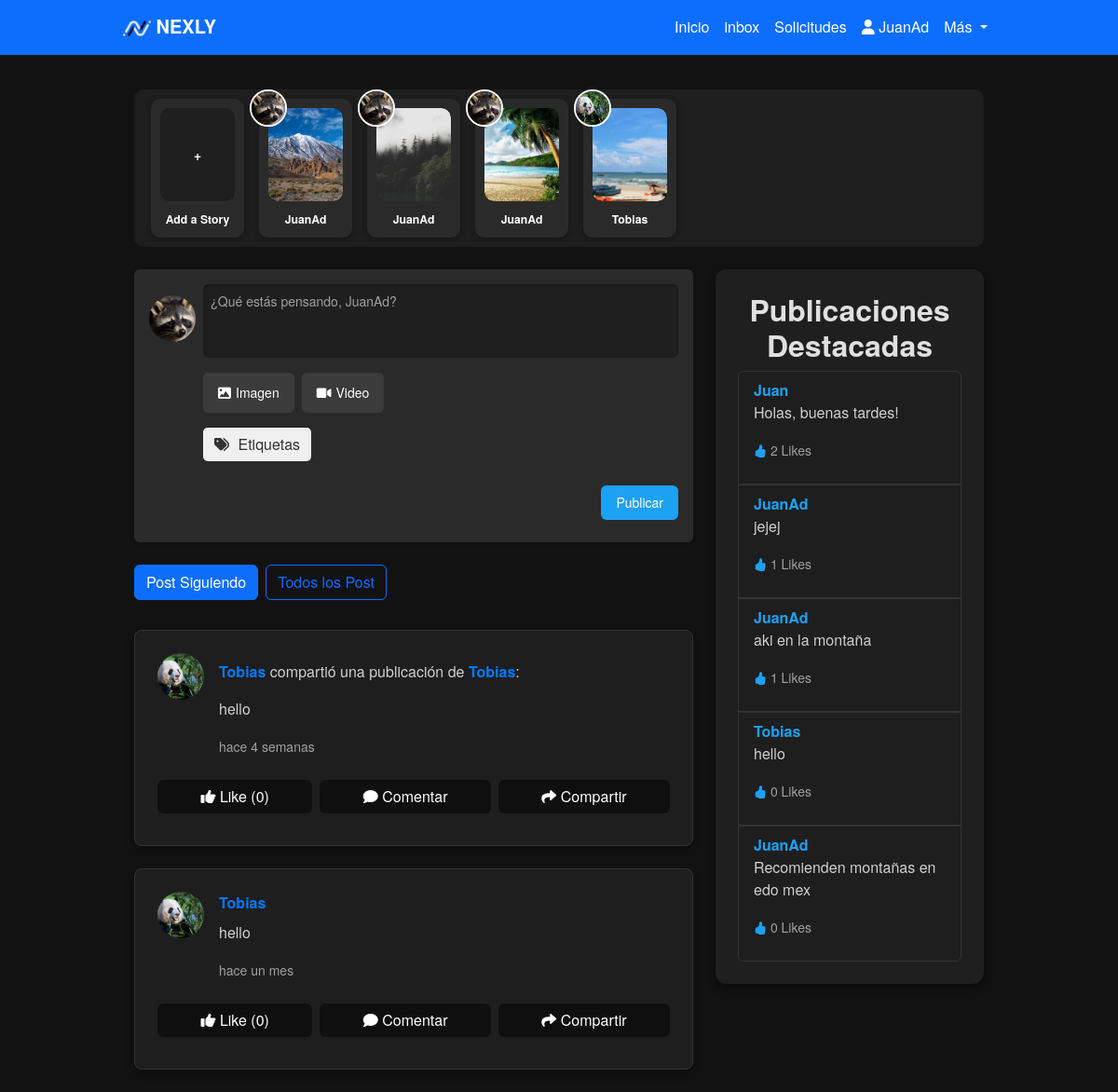
/?filter=following (signed in), run on the app's committed database.
### Nexly/models.py (models this page shows, shortened)
class User(AbstractBaseUser):
    iduser = models.AutoField(primary_key=True)
    nombre = models.CharField(max_length=255)
    correo = models.EmailField(unique=True)
    is_active = models.BooleanField(default=True)
    is_admin = models.BooleanField(default=False)
    profile_picture = models.ImageField(upload_to='profile_pictures/', null=True, blank=True)  # Campo para la imagen de perfil
    banner_picture = models.ImageField(upload_to='banner_pictures/', null=True, blank=True)  # Campo para la imagen de banner
    objects = UserManager()
    USERNAME_FIELD = 'correo'
    REQUIRED_FIELDS = ['nombre']

class Story(models.Model):
    user = models.ForeignKey(settings.AUTH_USER_MODEL, on_delete=models.CASCADE)
    image = models.ImageField(upload_to='stories/', null=True, blank=True)  # Campo para la imagen del story
    created_at = models.DateTimeField(auto_now_add=True)  # Fecha de creación

class Post(models.Model):
    user = models.ForeignKey(settings.AUTH_USER_MODEL, on_delete=models.CASCADE)
    content = models.TextField()
    image = models.ImageField(upload_to='post_images/', null=True, blank=True)
    video = models.FileField(upload_to='post_videos/', null=True, blank=True)
    created_at = models.DateTimeField(auto_now_add=True)
    original_post = models.ForeignKey('self', null=True, blank=True, on_delete=models.SET_NULL, related_name='reposts')

### Nexly/views.py (the view)
# urls.py: path('', nexly_view, name='nexly'),
@login_required
def nexly_view(request):
    if request.method == 'POST':
        if 'post_content' in request.POST:
            form = PostForm(request.POST, request.FILES)  # Agregar request.FILES para manejar los archivos
            if form.is_valid():
                post = form.save(commit=False)
                post.user = request.user
                if 'photo' in request.FILES:
                    post.photo = request.FILES['photo']
                elif 'video' in request.FILES:
                    post.video = request.FILES['video']
                post.save()
                etiquetas = request.POST.get('tags', '').split(',')
                for etiqueta in etiquetas:
                    etiqueta = etiqueta.strip()
                    if etiqueta:  # Evita etiquetas vacías
                        EtiquetasPost.objects.create(post=post, etiqueta=etiqueta)
                if request.headers.get('X-Requested-With') == 'XMLHttpRequest':
                    return JsonResponse({'status': 'success', 'post_id': post.id})
                return redirect('nexly')
        elif 'comment_content' in request.POST:
            post_id = request.POST.get('post_id')
            post = get_object_or_404(Post, id=post_id)
            form = CommentForm(request.POST)
            if form.is_valid():
                comment = form.save(commit=False)
                comment.user = request.user
                comment.post = post
                comment.save()
                if request.headers.get('X-Requested-With') == 'XMLHttpRequest':
                    return JsonResponse({'status': 'success', 'comment_id': comment.id})
                return redirect('nexly')
    elif request.method == 'GET':
        show_following_posts = request.GET.get('filter') == 'following'
        if show_following_posts:
            followed_users = FollowRequest.objects.filter(
                from_user=request.user, is_accepted=True).values_list('to_user_id', flat=True)
            posts = Post.objects.filter(user_id__in=followed_users).order_by('-created_at')
        else:
            posts = Post.objects.all().order_by('-created_at')
        top_posts = Post.objects.annotate(like_count=Count('like')).order_by('-like_count')[:5]
        stories = Story.objects.order_by('-created_at')[:10]  # Muestra las últimas 10 stories
        if request.headers.get('X-Requested-With') == 'XMLHttpRequest':
            return render(request, 'post_list.html', {'posts': posts})
        form = PostForm()
        comment_form = CommentForm()
        story_form = StoryForm()  # Añadido para pasar el formulario de historias al contexto
        return render(request, 'index.html', {
            'form': form,
            'comment_form': comment_form,
            'story_form': story_form,  # Pasar el formulario de historias
            'posts': posts,
            'show_following_posts': show_following_posts,
            'top_posts': top_posts,
            'stories': stories,
        })

### templates/index.html (shortened to what this page needs)
{% extends 'layoutUser.html' %}
{% load static %}
{% block content %}
<div class="container">
<div class="stories-section d-flex overflow-auto mb-4">
    <div class="story-card text-center mx-2" style="width: 100px; position: relative; cursor: pointer;" data-bs-toggle="modal" data-bs-target="#uploadStoryModal">
        <div class="story-image-wrapper mb-2" style="position: relative; z-index: 0;">
            <div class="story-image-placeholder" style="width: 80px; height: 100px; background-color: #1F1F1F; display: flex; justify-content: center; align-items: center; border-radius: 10px; color: #FFFFFF; font-size: 14px; font-weight: bold;">
                <span>+</span>
            </div>
        </div>
        <div class="story-author text-truncate" style="color: #FFFFFF;">
            <small>Add a Story</small>
        </div>
    </div>
    {% for story in stories %}
    <div class="story-card text-center mx-2" style="width: 100px; position: relative;">
        <div class="user-profile-picture"
            style="position: absolute; top: -10px; left: -10px; width: 40px; height: 40px; z-index: 1;">
            <img src="{{ story.user.profile_picture.url }}" alt="User Profile"
                style="width: 100%; height: 100%; border-radius: 50%; object-fit: cover; border: 2px solid white;">
        </div>
        <div class="story-image-wrapper mb-2" style="position: relative; z-index: 0;">
            <img src="{{ story.image.url }}" class="story-image" alt="Story Image"
                style="width: 80px; height: 100px; object-fit: cover;" data-bs-toggle="modal"
                data-bs-target="#storyModal"
                onclick="loadStoryDetails('{{ story.image.url }}', '{{ story.user.profile_picture.url }}', '{{ story.user.nombre }}', '{{ story.created_at|timesince }}')">
        </div>
        <div class="story-author text-truncate" style="color: #FFFFFF;">
            <small>{{ story.user.nombre }}</small>
        </div>
    </div>
    {% endfor %}
</div>
    <div class="row">
        <div class="col-lg-8">
            <div class="nexly-container">
<div class="create-post mb-4 p-3 rounded shadow-sm" style="background-color: #2A2A2A;">
    <div class="d-flex align-items-center mb-2">
        <img src="{% if user.profile_picture %}{{ user.profile_picture.url }}{% else %}{% static 'images/imagenDefecto.png' %}{% endif %}"
        class="rounded-circle me-2" alt="Profile Picture" width="50" height="50" style="object-fit: cover; margin-top: -180px;">
        <form method="POST" enctype="multipart/form-data" class="post-form w-100">
            <div class="mb-3">
                <textarea name="content" class="form-control w-100" rows="3" placeholder="¿Qué estás pensando, {{ user.nombre }}?" style="background-color: #1F1F1F; color: white; border: none;" required></textarea>
            </div>
            <div class="mb-3 position-relative">
                <div class="d-flex justify-content-start gap-2">
                    <div class="custom-file-upload">
                        <label for="imageUpload" class="btn btn-light">
                            <i class="fas fa-image"></i> Imagen
                        </label>
                    </div>
                    <div class="custom-file-upload">
                        <label for="videoUpload" class="btn btn-light">
                            <i class="fas fa-video"></i> Video
                        </label>
                    </div>
                </div>
                <div class="mt-3" style="margin-top: 15px;">
                    <button type="button" id="showTagInputBtn" class="btn btn-light" style="margin-bottom: 10px;">
                        <i class="fas fa-tags"></i> Etiquetas
                    </button>
                </div>
            </div>
            <div class="d-flex justify-content-end">
                <button type="submit" name="post_content" class="btn btn-primary">Publicar</button>
            </div>
        </form>
    </div>
</div>
                <div class="mb-4 d-flex justify-content-start gap-2">
                    <a href="{% url 'nexly' %}?filter=following" class="btn btn-outline-primary{% if show_following_posts %} active{% endif %}" role="button">
                       Post Siguiendo
                    </a>
                    <a href="{% url 'nexly' %}" class="btn btn-outline-primary{% if not show_following_posts %} active{% endif %}" role="button">
                        Todos los Post
                    </a>
                </div>
                <div class="posts-container">
                    {% for post in posts %}
                    <div class="post position-relative mb-4">
                        <div class="d-flex align-items-start mb-2">
                            <img src="{% if post.user.profile_picture %}{{ post.user.profile_picture.url }}{% else %}{% static 'images/imagenDefecto.png' %}{% endif %}"
                                class="rounded-circle" alt="Profile Picture" width="50" height="50" style="object-fit: cover;">
                            <div class="ms-3">
                                {% if post.original_post %}
                                    <p><strong><a href="{% url 'profile' post.user.nombre %}">{{ post.user.nombre }}</a></strong> compartió una publicación de <strong><a href="{% url 'profile' post.original_post.user.nombre %}">{{ post.original_post.user.nombre }}</a></strong>:</p>
                                    <p>{{ post.original_post.content }}</p>
                                {% else %}
                                    <strong><a href="{% url 'profile' post.user.nombre %}">{{ post.user.nombre }}</a></strong>
                                    <p id="post-content-{{ post.id }}">{{ post.content }}</p>
                                {% endif %}
                                <p><small class="post-time" data-timestamp="{{ post.created_at|date:'c' }}"></small></p>
                            </div>
                        </div>
                        <div class="d-flex flex-wrap gap-2 mb-2">
                            <a href="{% url 'like_post' post.id %}" class="btn btn-secondary flex-grow-1">
                                {% if user in post.like_set.all %}
                                <i class="fas fa-thumbs-up"></i> Like ({{ post.like_set.count }})
                                {% else %}
                                <i class="fas fa-thumbs-up"></i> Like ({{ post.like_set.count }})
                                {% endif %}
                            </a>
                            <button class="btn btn-secondary flex-grow-1" onclick="toggleCommentForm({{ post.id }})">
                                <i class="fas fa-comment"></i> Comentar
                            </button>
                            <a href="{% url 'share_post' post.id %}" class="btn btn-secondary flex-grow-1">
                                <i class="fas fa-share"></i> Compartir
                            </a>
                        </div>
                    </div>
                    {% endfor %}
                </div>
            </div>
        </div>
<div class="col-lg-4">
    <div class="sidebar" style="background-color: #1F1F1F; padding: 1.5rem; border-radius: 12px; box-shadow: 0px 4px 10px rgba(0, 0, 0, 0.5);">
        <h2 style="color: #E0E0E0;">Publicaciones Destacadas</h2>
        {% if top_posts %}
            <ul class="list-group" style="background-color: #1E1E1E;">
                {% for post in top_posts %}
                    <li class="list-group-item" style="background-color: #1E1E1E; border: 1px solid #333; color: #D0D0D0;">
                        <strong><a href="{% url 'profile' post.user.nombre %}" style="color: #1DA1F2;">{{ post.user.nombre }}</a></strong>
                        <p>{{ post.content|truncatewords:20 }}</p>
                        <p><small style="color: #A0A0A0;">
                            <i class="bi bi-hand-thumbs-up-fill" style="color: #1DA1F2;"></i>
                            {{ post.like_set.count }} Likes
                        </small></p>
                    </li>
                {% endfor %}
            </ul>
        {% else %}
            <p style="color: #A0A0A0;">No hay publicaciones destacadas aún.</p>
        {% endif %}
    </div>
</div>
    </div>
</div>
{% endblock %}

### templates/layoutUser.html (shortened to what this page needs)
{% load static %}
<!DOCTYPE html>
<html lang="es">
<head>
    <link href="https://cdn.jsdelivr.net/npm/bootstrap@5.3.0-alpha1/dist/css/bootstrap.min.css" rel="stylesheet">
    <link rel="stylesheet" href="{% static 'css/styles.css' %}">
    <link rel="stylesheet" href="https://cdnjs.cloudflare.com/ajax/libs/font-awesome/6.0.0-beta3/css/all.min.css">
    <link href="https://cdn.jsdelivr.net/npm/bootstrap-icons/font/bootstrap-icons.css" rel="stylesheet">
</head>
<body>
    <nav class="navbar navbar-expand-lg navbar-dark bg-primary fixed-top">
        <div class="container">
            <a class="navbar-brand" href="{% url 'nexly' %}">
                <img src="{% static 'images/LogoNexly.ico' %}" alt="Logo Nexly" style="height: 30px;">
                <strong>NEXLY</strong>
            </a>
            <div class="collapse navbar-collapse" id="navbarNav">
                <ul class="navbar-nav ms-auto">
                    <li class="nav-item">
                        <a class="nav-link {% if request.path == '/' %}active{% endif %}" aria-current="page" href="{% url 'nexly' %}">
                        Inicio
                        </a>
                    </li>
                    <li class="nav-item">
                        <a class="nav-link" href="{% url 'inbox' %}">
                        inbox
                        </a>
                    </li>
                    <li class="nav-item">
                        <a class="nav-link" href="{% url 'follow_requests' %}">
                        Solicitudes
                        </a>
                    </li>
                    <li class="nav-item">
                        <a class="nav-link" href="{% url 'profile' user.nombre %}">
                            <i class="fas fa-user"></i> {{ user.nombre }}
                        </a>
                    </li>
                    <li class="nav-item dropdown">
                        <a class="nav-link dropdown-toggle" href="#" id="navbarDropdown" role="button" data-bs-toggle="dropdown" aria-expanded="false">
                            Más
                        </a>
                    </li>
                </ul>
            </div>
        </div>
    </nav>
    <div class="container mt-5 pt-5">
        {% block content %}{% endblock %}
    </div>
</body>
</html>

### data on the page
User: nombre "JuanAd", profile_picture (picture), content "¿Qué estás pensando, JuanAd?"
Story: user.profile_picture (picture), image (picture), user.nombre "JuanAd"
Story: user.profile_picture (picture), image (picture), user.nombre "JuanAd"
Story: user.profile_picture (picture), image (picture), user.nombre "JuanAd"
Story: user.profile_picture (picture), image (picture), user.nombre "Tobias"
Post: user.profile_picture (picture), user.nombre "Tobias", original_post.user.nombre "Tobias", original_post.content "hello", like_set.count "0"
Post: user.profile_picture (picture), user.nombre "Tobias", content "hello", like_set.count "0"
Post: user.nombre "Juan", content "Holas, buenas tardes!", like_set.count "2"
Post: user.nombre "JuanAd", content "jejej", like_set.count "1"
Post: user.nombre "JuanAd", content "aki en la montaña", like_set.count "1"
Post: user.nombre "JuanAd", content "Recomienden montañas en edo mex", like_set.count "0"
